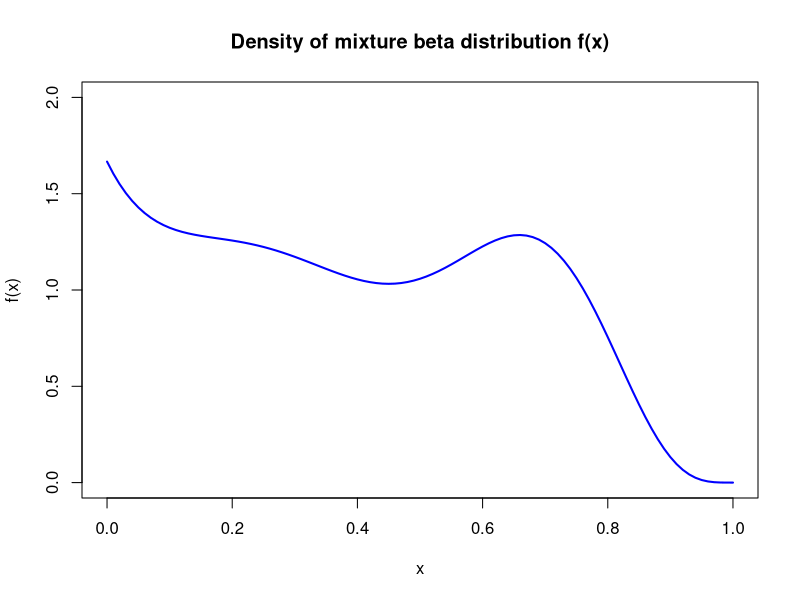
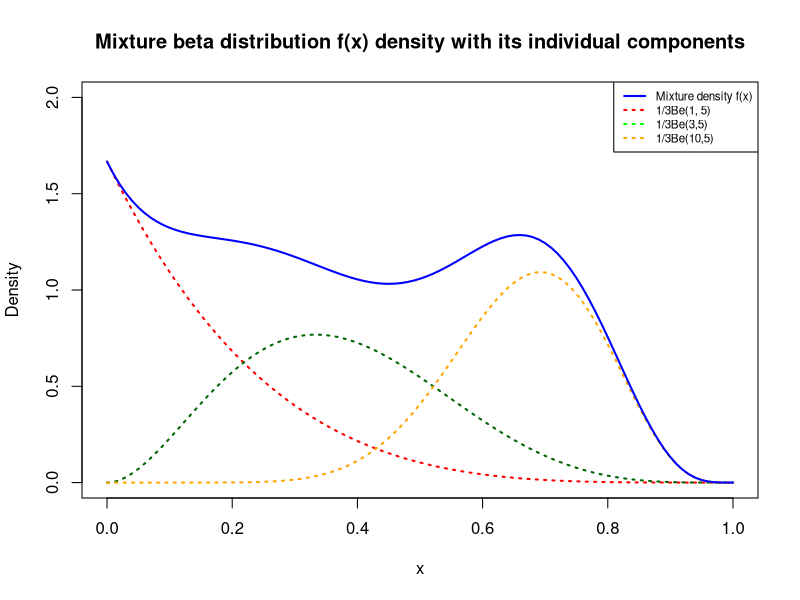
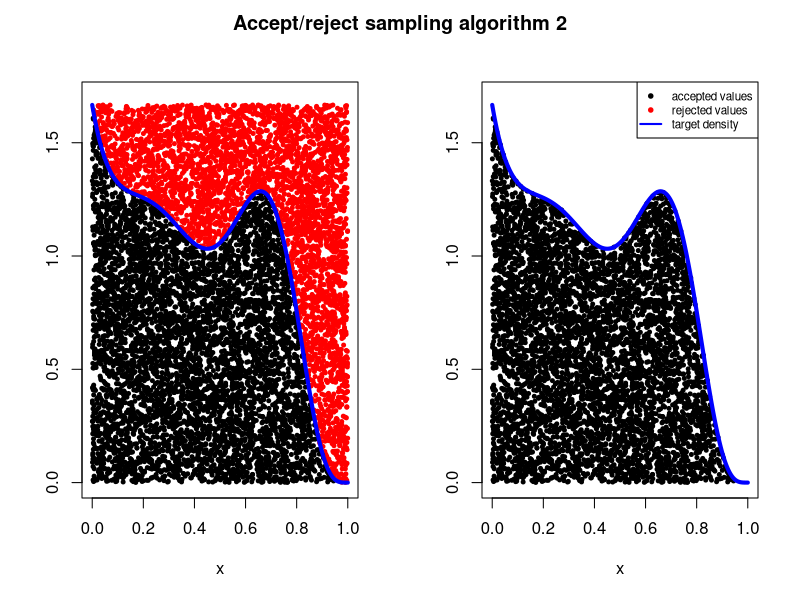
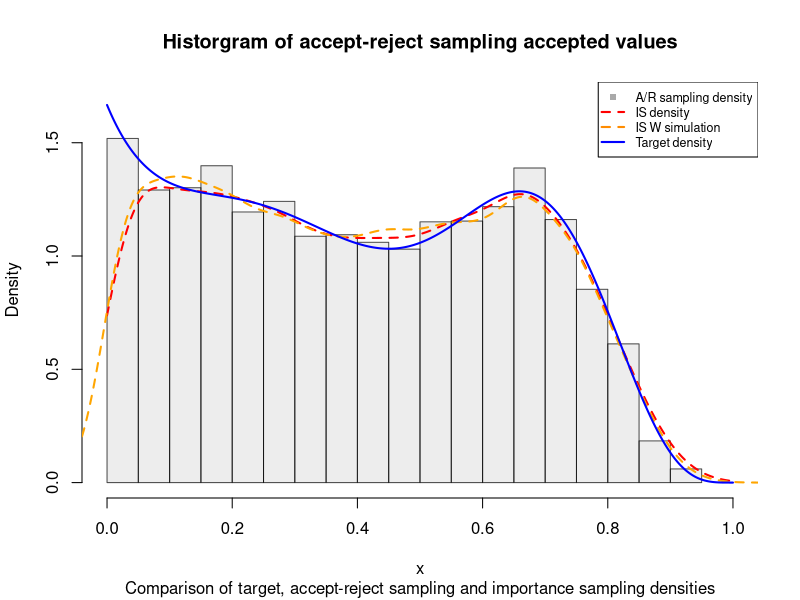

Source code (R) for these figures, in order:
## ---- chunk 1
# Load required packages:
library(knitr) # Dynamic report generation 
library(tidyverse) # collection of packages useful for most data science tasks  
library(lubridate) # For dates and date-times
library(kableExtra) # For HTML and PDF tables
library(scales) # alpha function for changing colour transparency
library(spatstat) # for computing density quantiles

# set chunk options
knitr::opts_chunk$set(
  echo = TRUE,
  eval = TRUE,
  fig.width = 8, fig.height = 6,
  fig.align = "center",
  message = FALSE,
  warning = FALSE,
  comment = "") 
## ---- chunk 2
set.seed(1234)
# define function for mixture beta distribution f(x)
f <- function(x) {
  fx1 <- (1/3) * dbeta(x, 1, 5)
  fx2 <- (1/3) * dbeta(x, 3, 5)
  fx3 <- (1/3) * dbeta(x, 10, 5)
  fx <- fx1 + fx2 + fx3 
  return(fx)
}

#Plot the density
curve(f, col = "blue", lwd = 2,
      xlab = "x", ylab = "f(x)",
      main = "Density of mixture beta distribution f(x)", 
      xlim = c(0,1), ylim = c(0, 2))
## ---- chunk 3
set.seed(1234)
# plot of individual beta distribution from the mixture f(x)
curve(1/3*dbeta(x, 1, 5), col = "red", lwd = 2,
      lty = 3, xlab = "x", ylab = "Density",
      ylim = c(0, 2), xlim = c(0,1), n = 10000)

curve(1/3*dbeta(x, 3, 5), col = "darkgreen", lwd = 2,
      lty = 3, xlab = "x", ylab = "Density",
      ylim = c(0, 2), xlim = c(0,1), n = 10000, add = TRUE)

curve(1/3*dbeta(x, 10, 5), col = "orange", lwd = 2,
      lty = 3, xlab = "x", ylab = "Density",
      ylim = c(0, 2), xlim = c(0,1), n = 10000, add = TRUE)

#Plot the mixture density
curve(f, col = "blue", lwd = 2,
      xlab = "f(x)", ylab = "Density",
      ylim = c(0, 2), xlim = c(0,1), add = TRUE)

# add legend
legend("topright", 
       legend = c("Mixture density f(x)", "1/3Be(1, 5)",
                  "1/3Be(3,5)", "1/3Be(10,5)"),
  col = c("blue", "red", "green", "orange"), 
  lty = c(1, 3, 3, 3), lwd = 2, cex = 0.7)

title(main = "Mixture beta distribution f(x) density with its individual components")
## ---- chunk 4
set.seed(1234)
# compute K, the maximum value of the density f(x)
k <- f(0)

# display result
k
## ---- chunk 5
# Accept reject algorithm
set.seed(1234) # set seed

# set number of samples
n <- 10000

# simulate values of x from proposal distribution
x <- runif(n, 0, 1)

# compute K, the maximum value of the density f(x)
k <- f(0)

# simulate psi values
psi <- runif(n, 0, k)

# acceptance indicator - logical vector
ind <- psi < f(x)

# simulate random values to be used in plotting theoretical target density
th <- seq(0,1, length = 10000)

# arrange graph to fit 2 plots
par(mfrow = c(1, 2))

# plot 1 - graph of simulation
plot(x, psi, pch = 20, cex = 0.8,
     col = ifelse(ind, "black", "red"),
     xlab = "x", ylab = "",
     main = "",
     xlim = c(0, 1), ylim = c(0, 1.7))

# add theoretical target density distribution line
lines(th, f(th), col = "blue", lwd = 4)

# plot 2 - graph of only accepted simulated values
plot(x[ind], psi[ind],
     pch = 20, cex = 0.8,
     xlab = "x", ylab = "", main = "",
     xlim = c(0, 1), ylim = c(0, 1.7))

# add theoretical target density distribution line
lines(th, f(th), col = "blue", lwd = 4)


# add legend
legend("topright", 
       legend = c("accepted values", "rejected values", "target density"),
       col = c("black", "red", "blue"), pch = c(20, 20, NA),
       lty = c(NA, NA, 1), lwd = 2, cex = 0.7)

# add title
title("Accept/reject sampling algorithm 2", line = -1.5, outer =T)       
## ---- chunk 6
set.seed(1234)
# compute the theoretical acceptance rate
theory_AR <- 1/k
theory_AR
## ---- chunk 7
# compute observed acceptance rate
set.seed(1234)

# assign accepted x values
accepted_x <- x[ind]

# compute observed AR
observed_AR <- length(accepted_x) / n
observed_AR
## ---- chunk 8
set.seed(1234)
# assign weight - using the same 10,000 x values as before
w <- f(x) 

# importance weight  - weighted values of x
IS_weighted <- w / sum(w)

# compute importance sampling density
d_IS <- density(x, weights = IS_weighted, from = 0, to = 1)

# simulate samples from the weighted values of x
x_IS <- sample(x, size = n, prob = IS_weighted, replace = TRUE)

# Importance sampling mean approximation
IS_mean <- sum(w * x) / sum(w)

# display importance sampling mean approximation
IS_mean
## ---- chunk 9
set.seed(1234)
# compare densities
par(mfrow = c(1,1))

# plot density of accepted values from accept/reject algorithm - histogram
hist(accepted_x, probability = TRUE, xlab = "x", ylab = "Density",
     xlim = c(0, 1), ylim = c(0, 1.7), col = alpha("darkgrey", 0.2),
     border = alpha("black", 0.7), main = "")

# add importance sampling density approximation
lines(d_IS, col = "red", lty = 2, lwd = 2)

# add importance sampling density from simulating samples of the weighted x
lines(density(x_IS), col = "orange", lty = 2, lwd = 2)

# add theoretical target distribution density line - blue line
lines(th, f(th), col = "blue", lwd = 2)

# add legend
legend(
  "topright", 
  legend = c("A/R sampling density", "IS density", 
             "IS W simulation", "Target density"),
  col = c("darkgray", "red", "darkorange", "blue"), lty = c(NA, 2, 2, 1), 
  pch = c(15, NA, NA, NA), lwd = 2, cex = 0.75)

# add plot title
title(main = "Historgram of accept-reject sampling accepted values",
      sub = "Comparison of target, accept-reject sampling and importance sampling densities")
## ---- chunk 10
# true mean approximation and intervals
set.seed(1234)

# set simulation size
N <- seq(1, 10000)

# create custom function to generate random values from our beta-mixt dist
random_f <- function(x) {
  r_f1 <- (1/3) * rbeta(x, 1, 5)
  r_f2 <- (1/3) * rbeta(x, 3, 5)
  r_f3 <- (1/3) * rbeta(x, 10, 5)
  r_f <- r_f1 + r_f2 + r_f3 
  return(r_f)
}

# generate random theta values 
theta <- random_f(10000000)

# assign empty vector for theta mean 
mth <- c()

# assign empty vector for theta mean lower interval  
ic_l <- c()

# assign empty vector for theta mean upper interval 
ic_u <- c()

# for loop to generate Monte-Carlo approximation error
for(j in 1:length(N)) {
  mth[j] <- mean(theta[1:N[j]])
  ic_l[j] <- mth[j] - 1.96 * sqrt(var(theta[1:N[j]])/N[j])
  ic_u[j] <- mth[j] + 1.96 * sqrt(var(theta[1:N[j]])/N[j])
}

# compute true mean approximation
true_mean <- mean(mth, na.rm = TRUE)

# compute 95% CI - lower interval
tm_lower <- mean(ic_l, na.rm=TRUE)

# compute 95% CI - upper interval
tm_upper <- mean(ic_u, na.rm=TRUE)

# Display true mean approximation
true_mean

# Display 95% CI
c(tm_lower, tm_upper)
## ---- chunk 11
# accept/reject sampling mean approximation and intervals
set.seed(1234)

# compute accept/reject sampling mean approximation
mx <- mean(accepted_x)

# compute 95% CI - lower
mx_lower <- mx - 1.96 * sqrt(var(accepted_x)/n)

# compute 95% CI - upper
mx_upper <- mx + 1.96 * sqrt(var(accepted_x)/n)

# display A/R mean approximation
mx

# display 95% CI
c(mx_lower, mx_upper)
## ---- chunk 12
# importance sampling mean approximation and intervals
set.seed(1234)

# compute importance sampling mean approximation
mIS <- IS_mean

# compute 95% CI - lower
mIS_lower <- mIS - 1.96 * sqrt(var(w)/n)

# compute 95% CI - upper
mIS_upper <- mIS + 1.96 * sqrt(var(w)/n)

# display IS mean approximation
mIS

# display 95% CI
c(mIS_lower, mIS_upper)
